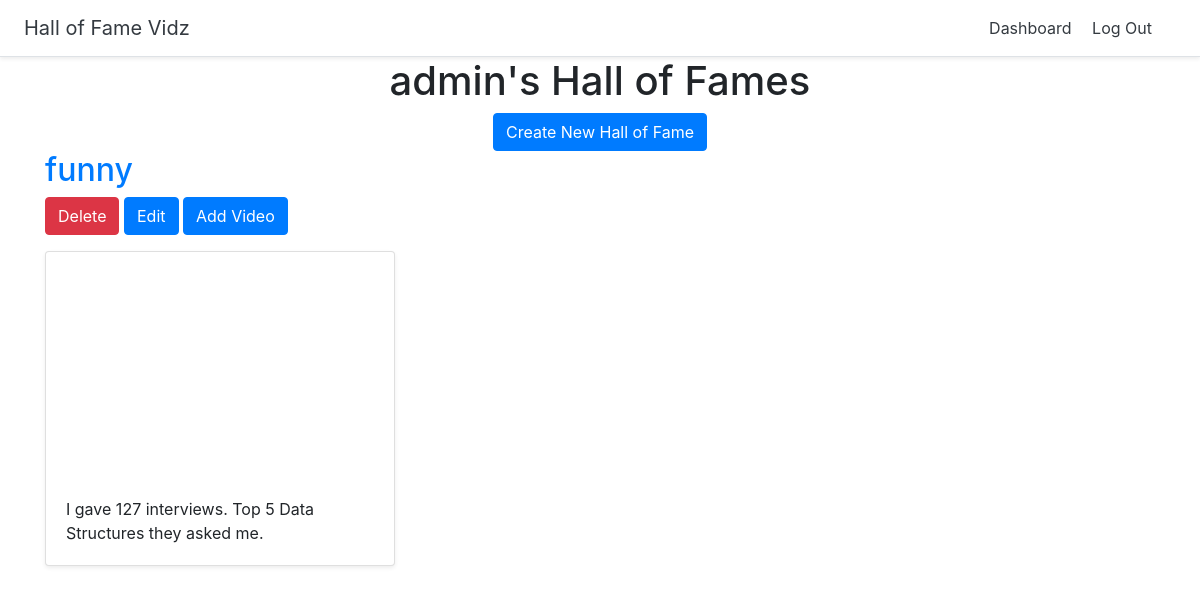
Before: /dashboard (signed in) with the older database file.
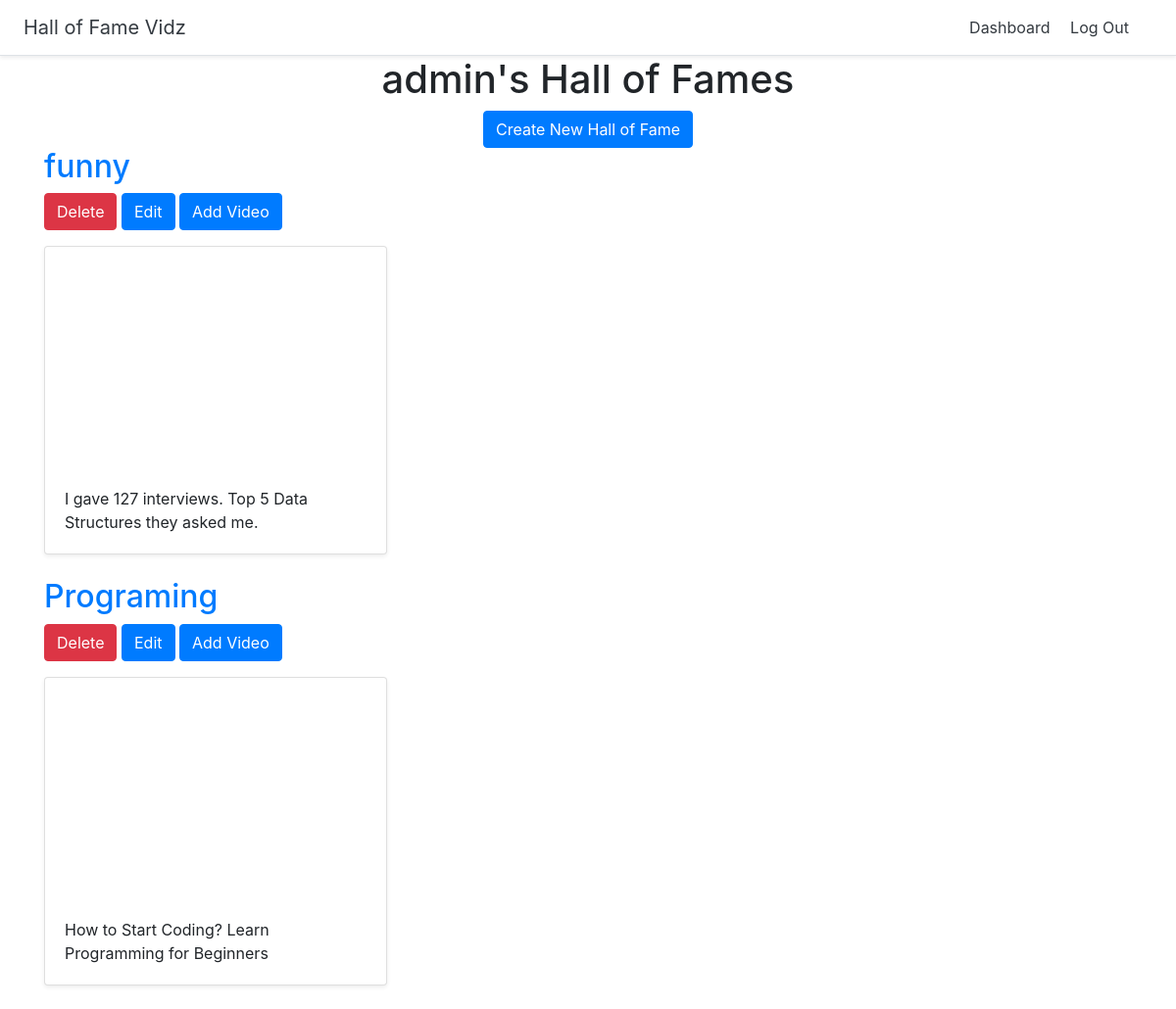
After: the same page with the newer database file.
### halls/models.py (models this page shows)
class Hall(models.Model):
    title = models.CharField(max_length=255)
    user = models.ForeignKey(User, on_delete=models.CASCADE)

class Video(models.Model):
    title = models.CharField(max_length=255)
    url = models.URLField()
    youtube_id = models.CharField(max_length=255)
    hall = models.ForeignKey(Hall, on_delete=models.CASCADE)

### halls/views.py (the view)
# urls.py: path('dashboard', views.dashboard, name='dashboard'),
def dashboard(request):
    halls = Hall.objects.filter(user=request.user)
    return render(request, 'halls/dashboard.html', {'halls':halls})

### halls/templates/halls/dashboard.html
{% extends 'halls/base.html' %}
{% block content %}
<div class="container">
  <div class="text-center">
    <h1>{{ user.username }}'s Hall of Fames</h1>
    <a href="{% url 'create_hall' %}" class="btn btn-primary">Create New Hall of Fame</a>
  </div>
    {% for hall in halls %}
<h2><a href="{% url 'detail_hall' hall.id %}">{{ hall.title }}</a></h2>
<a href="{% url 'delete_hall' hall.id %}" class="btn btn-danger">Delete</a>
<a href="{% url 'update_hall' hall.id %}" class="btn btn-primary">Edit</a>
<a href="{% url 'add_video' hall.id %}" class="btn btn-primary">Add Video</a>
    <div class="row">
      {% for video in hall.video_set.all %}
      <div class="col-md-4 mt-3">
        <div class="card mb-4 shadow-sm">
          <iframe width="100%" height="225" src="https://www.youtube.com/embed/{{ video.youtube_id }}" frameborder="0" allow="accelerometer; autoplay; encrypted-media; gyroscope; picture-in-picture" allowfullscreen></iframe>
          <div class="card-body">
            <p class="card-text">{{ video.title }}</p>
          </div>
        </div>
      </div>
      {% endfor %}
      </div>
    {% endfor %}
</div>
{% endblock %}

### halls/templates/halls/base.html (shortened to what this page needs)
<!doctype html>
<html lang="en">
{% load static %}
<head>
  <link rel="stylesheet" href="https://stackpath.bootstrapcdn.com/bootstrap/4.2.1/css/bootstrap.min.css">
  <link href="{% static 'custom.css' %}" rel="stylesheet">
</head>
<body>
  <div class="d-flex flex-column flex-md-row align-items-center p-3 px-md-4 bg-white border-bottom shadow-sm">
    <h5 class="my-0 mr-md-auto font-weight-normal"><a href="{% url 'home' %}" class="text-dark">Hall of Fame Vidz</a></h5>
    <nav class="my-2 my-md-0 mr-md-3">
       {% if user.is_authenticated %}
      <a class="p-2 text-dark" href="{% url 'dashboard' %}">Dashboard</a>
      <a class="p-2 text-dark" href="{% url 'logout' %}">Log Out</a>
     {% else %}
      <a class="p-2 text-dark" href="{% url 'login' %}">Log In</a>
       {% endif %}
    </nav>
  </div>
  {% block content %}
  {% endblock %}
</body>
</html>

Changed rows visible on the page:
added Hall: title "Programing"
added Video: title "How to Start Coding? Learn Programming for Beginners", shown under "Programing"
